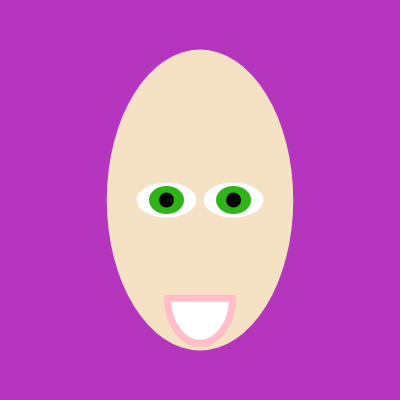
Frame 1 (no input)
Frame 60 (no input): identical to frame 1, image omitted
Frame 120 (the mouse pressed at the canvas centre since frame 60): identical to frame 1, image omitted

The p5.js sketch that drew this single still picture (run headless with seeded random() and noise() and a simulated clock; from frame 60 on, the mouse is pressed at the canvas centre):

// p5.js sketch
// ── sketch.js


function draw() {
  background 
}


function setup() {
  createCanvas(400, 400);
  colorMode(RGB);
  background ( random(255), random(255), random(255) );
  
  
  //Skin Color
  fill(245, 225, 195);

  
  //Face
  strokeWeight(0);
  let faceWidth = random(100, 350);
  let faceHeight= random (100, 350);
 ellipse(width / 2, height / 2, faceWidth, faceHeight);
 

  // Eyes
  fill(255);
  let eyeY= height/2; 
  let eyePos= (faceWidth/2)* random (0.3, 0.5);
  let righteyeX= (width/2) + eyePos
  let lefteyeX= (width/2)-eyePos
  ellipse( lefteyeX, eyeY, 60, 35);
  ellipse(righteyeX, eyeY, 60, 35);
  // Iris
  fill(46, 180, 25);
  ellipse(lefteyeX, eyeY, 35, 28);
  ellipse(righteyeX, eyeY, 35, 28);
  // Pupils
  fill(0)
  ellipse(lefteyeX, eyeY, 15, 15);
  ellipse(righteyeX, eyeY, 15, 15);
  

  
  //Mouth
  //Lips Color
  stroke(255, 190, 200);
  //Lips Width
  strokeWeight(7);
  //Inner Mouth Color and Shape
  fill(255);
  let mouthWidth= random (faceWidth * 0.3, faceWidth * 0.5);
  let mouthHeight= random (faceHeight * 0.3, faceHeight * 0.3);
  let mouthY= (height/2.3) + (faceHeight * random (0.4, 0.45));
  arc(width / 2, mouthY, mouthWidth, mouthHeight, 0, HALF_PI + HALF_PI, PIE);
    
}
